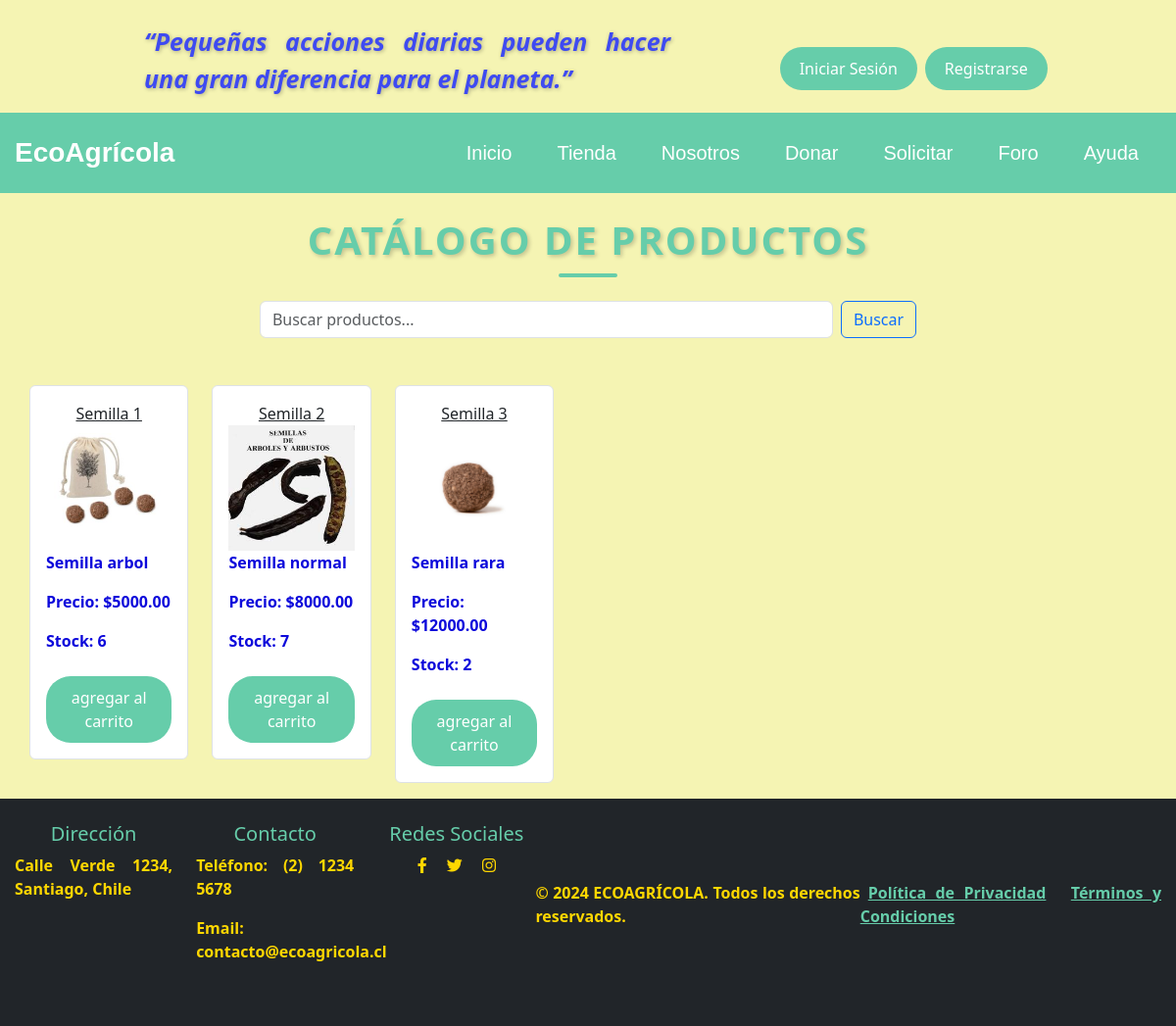
/productos/, run on the app's committed database.
### core/models.py (models this page shows, shortened)
class Producto(models.Model):
    nombre = models.CharField(max_length=100)
    categoria = models.CharField(max_length=100)
    descripcion = models.TextField()
    precio = models.DecimalField(max_digits=10, decimal_places=2)
    imagen = models.ImageField(upload_to='productos/')
    stock = models.PositiveIntegerField()

### core/views.py (the view)
# urls.py: path('productos/', listar_productos, name='listar_productos'),
def listar_productos(request):
    productos = Producto.objects.all()
    return render(request, 'core/listar_productos.html', {'productos': productos})

### core/templates/core/listar_productos.html (shortened to what this page needs)
{% extends "core/base_generic.html" %}
{% block content %}
<!DOCTYPE html>
<html lang="es">
<head>
    {% load static %}
    <link href="https://cdn.jsdelivr.net/npm/bootstrap@5.3.3/dist/css/bootstrap.min.css" rel="stylesheet">
    <link rel="stylesheet" href="{% static 'core/css/style.css' %}">
</head>
<body>
      <div class="container d-flex flex-column align-items-center">
          <h1 class="section-title text-center my-4">Catálogo de Productos</h1>
          <div class="mb-4 w-100">
              <form class="d-flex justify-content-center" action="" method="GET">
                  <input class="form-control me-2 w-50" type="search" placeholder="Buscar productos..." aria-label="Buscar" name="search">
                  <button class="btn btn-outline-primary" type="submit">Buscar</button>
              </form>
          </div>
          <div class="container mt-4">
            <div class="row">
                <div class="col-12 col-md-8">
                    <div class="row">
                        {% for producto in productos %}
                            <div class="col-6 col-sm-4 mb-3">
                                <div class="card border rounded">
                                    <div class="card-body text-center">
                                        <a href="{% url 'detalle_producto' producto.pk %}" class="card-title">{{ producto.nombre }}</a>
                                        <img
                                            src="{{ producto.imagen.url }}"
                                            alt="{{ producto.nombre }}"
                                            class="img-fluid"
                                            style="max-height: 150px; object-fit: cover;"
                                        >
                                        <p class="producto-descripcion">{{ producto.descripcion }}</p>
                                        <p class="producto-precio">Precio: ${{ producto.precio }}</p>
                                        <p class="producto-stock">Stock: {{ producto.stock }}</p>
                                        <div class="mt-4">
                                            <a
                                                class="btn btn-custom"
                                                href="{% url 'Add' producto.id %}">
                                                agregar al carrito
                                            </a>
                                        </div>
                                    </div>
                                </div>
                            </div>
                        {% endfor %}
                    </div>
                </div>
            </div>
        </div>
    </div>
</body>
</html>
{% endblock %}

### core/static/core/css/style.css (style rules this page uses)
html { scroll-behavior: smooth; }
body { background-color: #f5f4b3; height: 100%; margin: 0; padding: 0; display: flex; flex-direction: column; }
p { color: #0d09db; font-weight: bold; text-align: justify; }
.btn-custom { background-color: #66CDAA; border-color: #66CDAA; color: white; border: none; padding: 10px 20px; font-size: 16px; border-radius: 25px; transition: background-color 0.3s ease; }
.me-2 { margin-right: 10px; }
.container { max-width: 1200px; margin: 0 auto; padding: 0 15px; display: flex; justify-content: space-between; align-items: center; }
.section-title { color: #66CDAA; font-weight: bold; text-transform: uppercase; text-shadow: 2px 2px 4px rgba(0, 0, 0, 0.2); margin-bottom: 30px; position: relative; letter-spacing: 2px; }
.section-title::after { content: ""; width: 60px; height: 4px; background-color: #66CDAA; display: block; margin: 10px auto 0; border-radius: 2px; }
.details-box input[type="submit"], button { background-color: #2E8B57; color: white; padding: 10px 20px; border: none; cursor: pointer; }
input[type="submit"], button { background-color: #2E8B57; color: white; padding: 10px 20px; border: none; cursor: pointer; }
h1 { text-align: center; color: #343a40; }

### data on the page
Producto: nombre "Semilla 1", imagen (picture), descripcion "Semilla arbol", precio "5000.00", stock "6"
Producto: nombre "Semilla 2", imagen (picture), descripcion "Semilla normal", precio "8000.00", stock "7"
Producto: nombre "Semilla 3", imagen (picture), descripcion "Semilla rara", precio "12000.00", stock "2"
